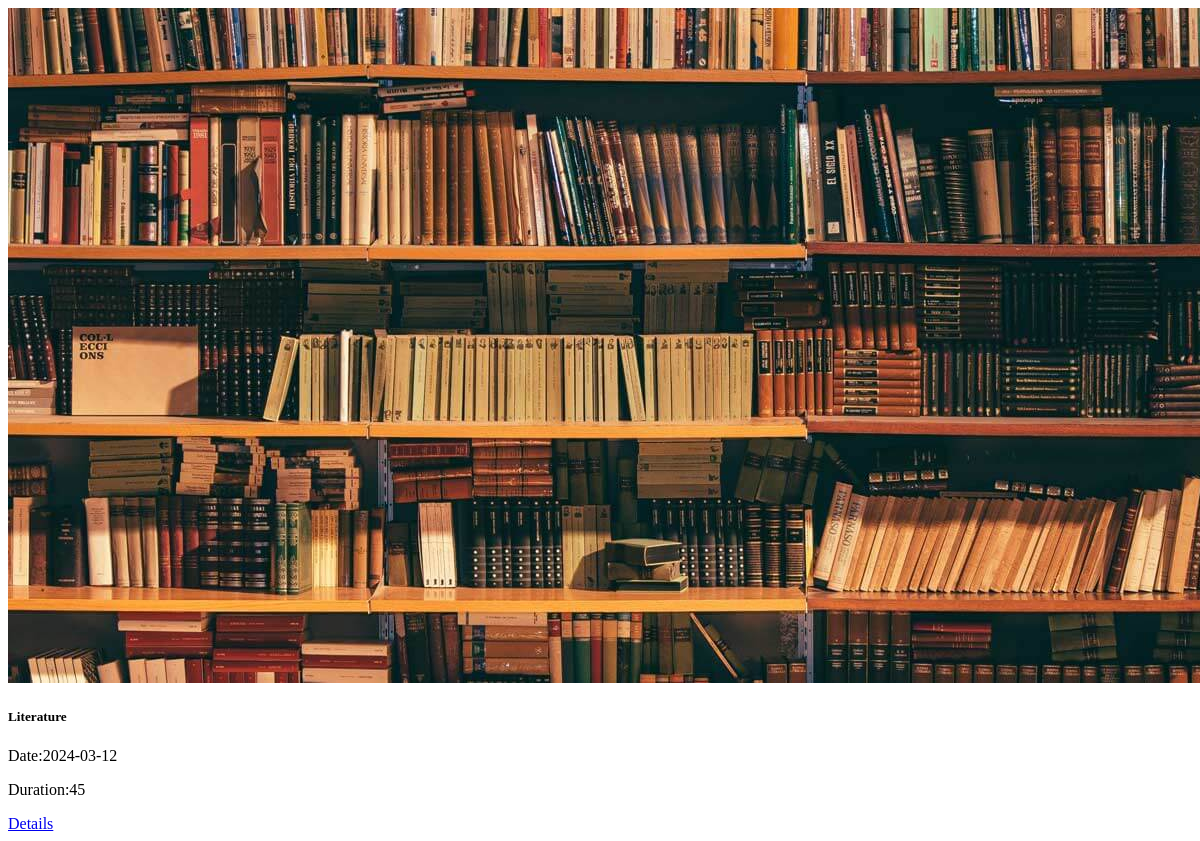
/User/universityFilter.php?id=Jan Evangelista Purkyne University (signed in), run on an earlier commit of the app's database.
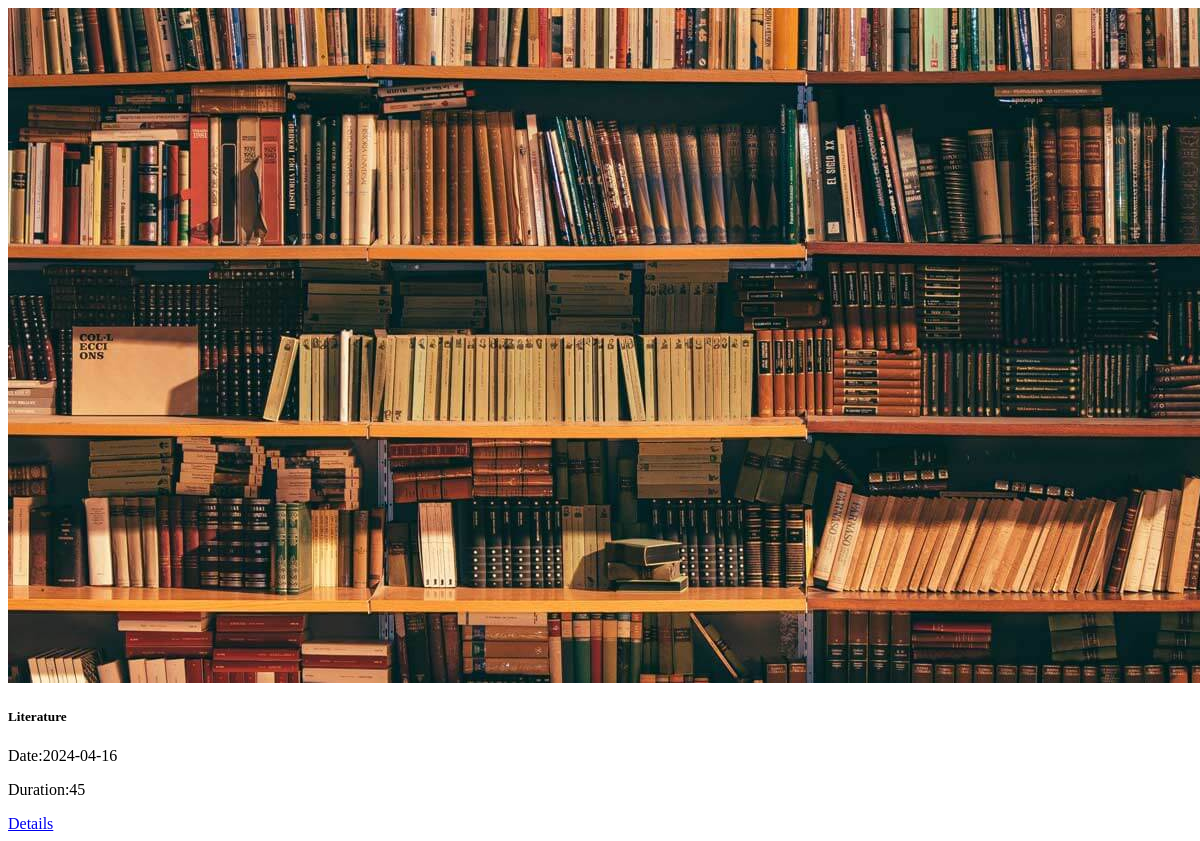
And on a later commit of the database.
### tables this page shows
CREATE TABLE `courses` (
  `id` int(11) NOT NULL,
  `subject` varchar(50) DEFAULT NULL,
  `name` varchar(50) DEFAULT NULL,
  `university` varchar(50) DEFAULT NULL,
  `roomNumb` varchar(50) DEFAULT NULL,
  `date` date DEFAULT NULL,
  `end_date` date DEFAULT NULL,
  `teacher` varchar(100) DEFAULT NULL,
  `email` varchar(100) NOT NULL,
  `picture` varchar(255) DEFAULT NULL,
  `language` varchar(50) DEFAULT NULL,
  `duration` varchar(50) DEFAULT NULL,
  `units` varchar(100) DEFAULT NULL,
  `capacity` int(11) NOT NULL,
  `availability` enum('avaiable','not avaiable') DEFAULT NULL
);

### User/universityFilter.php (the view, shortened to what this page needs)
<?php
require_once "../db_connection.php";
$id = $_GET["id"];
$selectID = "SELECT * FROM `courses` WHERE university = '{$id}'";
$result = mysqli_query($connection, $selectID);
$layout = "";
if (mysqli_num_rows($result) == 0) {
    $layout = "No courses found!";
} else {
    $rows = mysqli_fetch_all($result, MYSQLI_ASSOC);
    foreach ($rows as $value) {
        $layout .= "<div class='center'>
        <div class='card' style='width: 18rem;'>
        <img src='img/{$value["picture"]}' class='card-img-top' alt='...'>
        <div class='card-body'>
          <h5 class='card-title'>{$value["subject"]}</h5>
          <p class='card-text'>Date:{$value["date"]}</p>
          <p class='card-text'>Duration:{$value["duration"]}</p>
          <a href='details.php?id={$value["id"]}' class='btn btn-success'>Details</a>
      </div>
      </div>
        </div>";
    }
}
?>
<!DOCTYPE html>
<html lang="en">
<head>
</head>
<body>
<?= $layout ?>
</body>
</html>

What changed in the data, as far as the page shows it:
changed courses "Literature": date "2024-03-12" → "2024-04-16"
